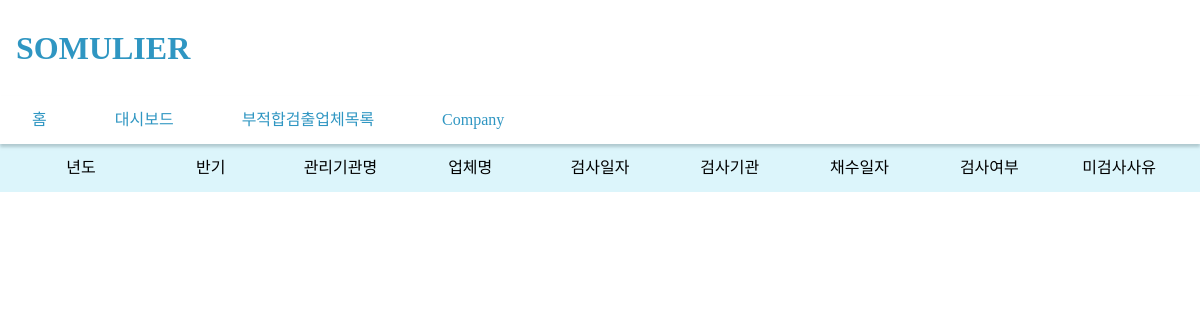
The page /reports/ on the database as committed earlier.
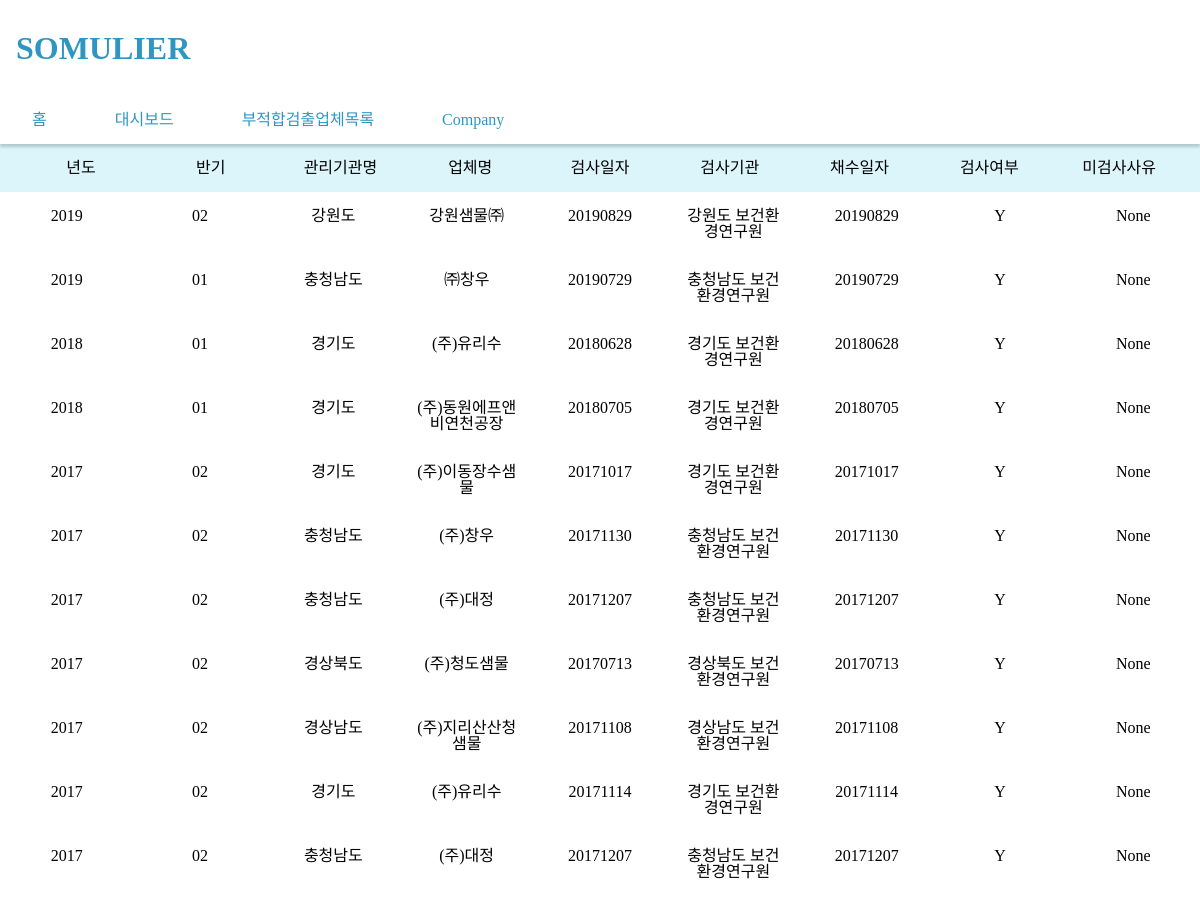
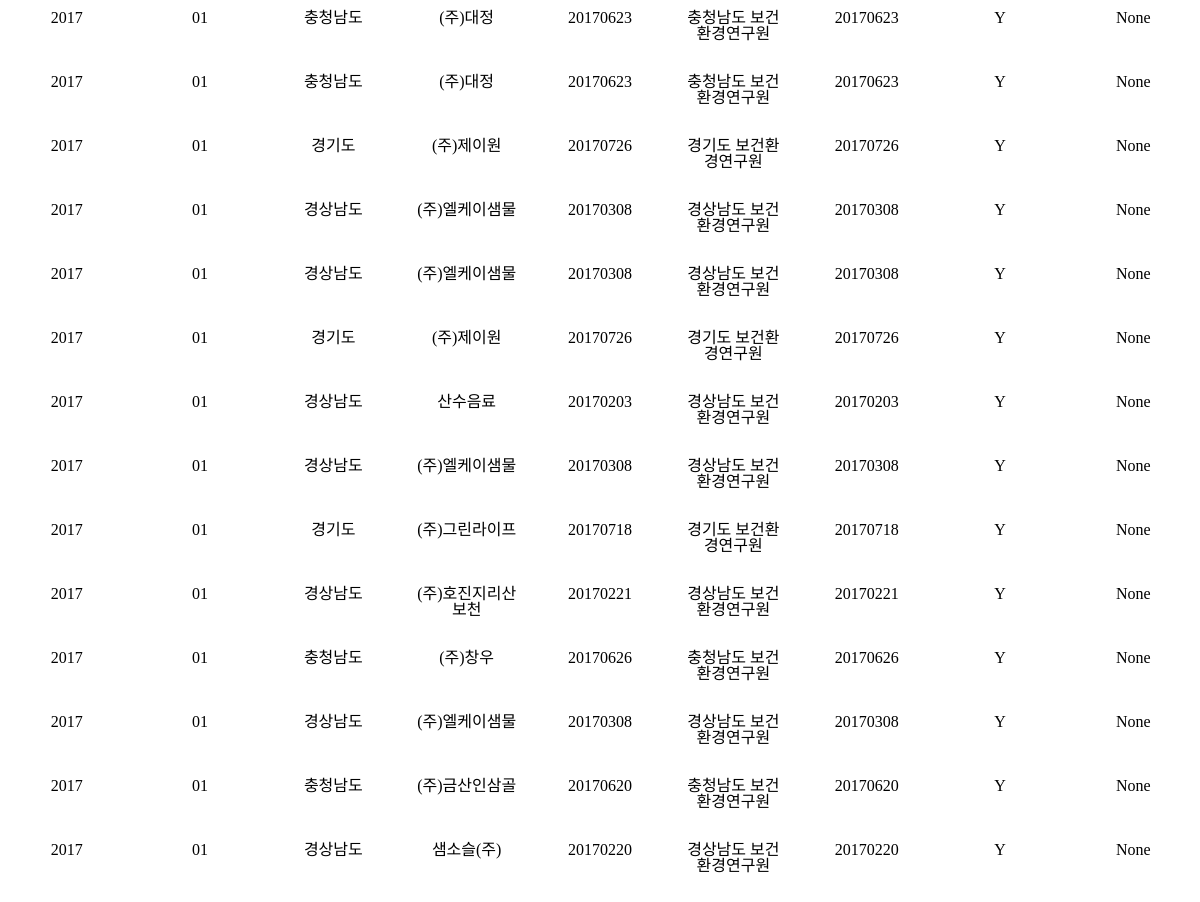
The same page on the database as committed later (2 pictures, top to bottom).
### main/models.py (models this page shows)
class allDB(models.Model):
    year = models.CharField(max_length=100 ,null=True, blank=True)
    ht = models.CharField(max_length=100 ,null=True, blank=True)
    mgc = models.CharField(max_length=100 ,null=True, blank=True)
    entrpsNm = models.CharField(max_length=100 ,null=True, blank=True)
    wellNm = models.CharField(max_length=100 ,null=True, blank=True)
    chckAt = models.CharField(max_length=100 ,null=True, blank=True)
    unchckPrvonsh = models.CharField(max_length=100 ,null=True, blank=True)
    chckDe = models.CharField(max_length=100 ,null=True, blank=True)
    chckInstt = models.CharField(max_length=100 ,null=True, blank=True)
    wtrsmpleDe = models.CharField(max_length=100 ,null=True, blank=True)
    pcbacValue = models.CharField(max_length=100 ,null=True, blank=True)
    pcbacStbltAt = models.CharField(max_length=100 ,null=True, blank=True)
    msbacValue = models.CharField(max_length=100 ,null=True, blank=True)
    msbacStbltAt = models.CharField(max_length=100 ,null=True, blank=True)
    tcoliValue = models.CharField(max_length=100 ,null=True, blank=True)
    tcoliStbltAt = models.CharField(max_length=100 ,null=True, blank=True)
    fcstrValue = models.CharField(max_length=100 ,null=True, blank=True)
    fcstrStbltAt = models.CharField(max_length=100 ,null=True, blank=True)
    psaerValue = models.CharField(max_length=100 ,null=True, blank=True)
    psaerStbltAt = models.CharField(max_length=100 ,null=True, blank=True)
    smnlaValue = models.CharField(max_length=100 ,null=True, blank=True)
    smnlaStbltAt = models.CharField(max_length=100 ,null=True, blank=True)
    shglaValue = models.CharField(max_length=100 ,null=True, blank=True)
    shglaStbltAt = models.CharField(max_length=100 ,null=True, blank=True)
    sfsraValue = models.CharField(max_length=100 ,null=True, blank=True)
    sfsraStbltAt = models.CharField(max_length=100 ,null=True, blank=True)
    pbValue = models.CharField(max_length=100 ,null=True, blank=True)
    pbStbltAt = models.CharField(max_length=100 ,null=True, blank=True)
    flrnValue = models.CharField(max_length=100 ,null=True, blank=True)
    flrnStbltAt = models.CharField(max_length=100 ,null=True, blank=True)
    asValue = models.CharField(max_length=100 ,null=True, blank=True)
    asStbltAt = models.CharField(max_length=100 ,null=True, blank=True)
    slnumValue = models.CharField(max_length=100 ,null=True, blank=True)
    slnumStbltAt = models.CharField(max_length=100 ,null=True, blank=True)
    mrcValue = models.CharField(max_length=100 ,null=True, blank=True)
    mrcStbltAt = models.CharField(max_length=100 ,null=True, blank=True)
    cynValue = models.CharField(max_length=100 ,null=True, blank=True)
    cynStbltAt = models.CharField(max_length=100 ,null=True, blank=True)
    crValue = models.CharField(max_length=100 ,null=True, blank=True)
    crStbltAt = models.CharField(max_length=100 ,null=True, blank=True)
    nh4nValue = models.CharField(max_length=100 ,null=True, blank=True)
    nh4nStbltAt = models.CharField(max_length=100 ,null=True, blank=True)
    no3nValue = models.CharField(max_length=100 ,null=True, blank=True)
    no3nStbltAt = models.CharField(max_length=100 ,null=True, blank=True)
    cdmmValue = models.CharField(max_length=100 ,null=True, blank=True)
    cdmmStbltAt = models.CharField(max_length=100 ,null=True, blank=True)
    boronValue = models.CharField(max_length=100 ,null=True, blank=True)
    boronStbltAt = models.CharField(max_length=100 ,null=True, blank=True)
    phnlValue = models.CharField(max_length=100 ,null=True, blank=True)
    phnlStbltAt = models.CharField(max_length=100 ,null=True, blank=True)
    diaznValue = models.CharField(max_length=100 ,null=True, blank=True)
    diaznStbltAt = models.CharField(max_length=100 ,null=True, blank=True)
    prtoValue = models.CharField(max_length=100 ,null=True, blank=True)
    prtoStbltAt = models.CharField(max_length=100 ,null=True, blank=True)
    fntrtoValue = models.CharField(max_length=100 ,null=True, blank=True)
    fntrtoStbltAt = models.CharField(max_length=100 ,null=True, blank=True)
    cbrylValue = models.CharField(max_length=100 ,null=True, blank=True)
    cbrylStbltAt = models.CharField(max_length=100 ,null=True, blank=True)
    trch111Value = models.CharField(max_length=100 ,null=True, blank=True)
    trch111StbltAt = models.CharField(max_length=100 ,null=True, blank=True)
    ttcelValue = models.CharField(max_length=100 ,null=True, blank=True)
    ttcelStbltAt = models.CharField(max_length=100 ,null=True, blank=True)
    tceValue = models.CharField(max_length=100 ,null=True, blank=True)
    tceStbltAt = models.CharField(max_length=100 ,null=True, blank=True)
    dcmValue = models.CharField(max_length=100 ,null=True, blank=True)
    dcmStbltAt = models.CharField(max_length=100 ,null=True, blank=True)
    c6h6Value = models.CharField(max_length=100 ,null=True, blank=True)
    c6h6StbltAt = models.CharField(max_length=100 ,null=True, blank=True)
    tlnValue = models.CharField(max_length=100 ,null=True, blank=True)
    tlnStbltAt = models.CharField(max_length=100 ,null=True, blank=True)
    chchValue = models.CharField(max_length=100 ,null=True, blank=True)
    chchStbltAt = models.CharField(max_length=100 ,null=True, blank=True)
    zylnValue = models.CharField(max_length=100 ,null=True, blank=True)
    zylnStbltAt = models.CharField(max_length=100 ,null=True, blank=True)
    dch11Value = models.CharField(max_length=100 ,null=True, blank=True)
    dch11StbltAt = models.CharField(max_length=100 ,null=True, blank=True)
    cbttcValue = models.CharField(max_length=100 ,null=True, blank=True)
    cbttcStbltAt = models.CharField(max_length=100 ,null=True, blank=True)
    db12ch3Value = models.CharField(max_length=100 ,null=True, blank=True)
    db12ch3StbltAt = models.CharField(max_length=100 ,null=True, blank=True)
    diox14Value = models.CharField(max_length=100 ,null=True, blank=True)
    diox14StbltAt = models.CharField(max_length=100 ,null=True, blank=True)
    ppconValue = models.CharField(max_length=100 ,null=True, blank=True)
    ppconStbltAt = models.CharField(max_length=100 ,null=True, blank=True)
    smellValue = models.CharField(max_length=100 ,null=True, blank=True)
    smellStbltAt = models.CharField(max_length=100 ,null=True, blank=True)
    copprValue = models.CharField(max_length=100 ,null=True, blank=True)
    copprStbltAt = models.CharField(max_length=100 ,null=True, blank=True)
    chmaValue = models.CharField(max_length=100 ,null=True, blank=True)
    chmaStbltAt = models.CharField(max_length=100 ,null=True, blank=True)
    anosurValue = models.CharField(max_length=100 ,null=True, blank=True)
    anosurStbltAt = models.CharField(max_length=100 ,null=True, blank=True)
    phValue = models.CharField(max_length=100 ,null=True, blank=True)
    phStbltAt = models.CharField(max_length=100 ,null=True, blank=True)
    zincValue = models.CharField(max_length=100 ,null=True, blank=True)
    zincStbltAt = models.CharField(max_length=100 ,null=True, blank=True)
    chloionValue = models.CharField(max_length=100 ,null=True, blank=True)
    chloionStbltAt = models.CharField(max_length=100 ,null=True, blank=True)
    turValue = models.CharField(max_length=100 ,null=True, blank=True)
    turStbltAt = models.CharField(max_length=100 ,null=True, blank=True)
    slftionValue = models.CharField(max_length=100 ,null=True, blank=True)
    slftionStbltAt = models.CharField(max_length=100 ,null=True, blank=True)
    almnmValue = models.CharField(max_length=100 ,null=True, blank=True)
    almnmStbltAt = models.CharField(max_length=100 ,null=True, blank=True)

### main/views.py (the view)
# urls.py: path('reports/', views.reports, name="reports"),
def reports(request):
    datas = allDB.objects.filter(
        Q(pcbacStbltAt='N')|
        Q(msbacStbltAt='N')|
        Q(tcoliStbltAt='N')|
        Q(fcstrStbltAt='N')|
        Q(psaerStbltAt='N')|
        Q(smnlaStbltAt='N')|
        Q(shglaStbltAt='N')|
        Q(sfsraStbltAt='N')|
        Q(pbStbltAt='N')|
        Q(flrnStbltAt='N')|
        Q(asStbltAt='N')|
        Q(slnumStbltAt='N')|
        Q(mrcStbltAt='N')|
        Q(cynStbltAt='N')|
        Q(crStbltAt='N')|
        Q(nh4nStbltAt='N')|
        Q(no3nStbltAt='N')|
        Q(cdmmStbltAt='N')|
        Q(boronStbltAt='N')|
        Q(phnlStbltAt='N')|
        Q(diaznStbltAt='N')|
        Q(prtoStbltAt='N')|
        Q(fntrtoStbltAt='N')|
        Q(cbrylStbltAt='N')|
        Q(trch111StbltAt='N')|
        Q(ttcelStbltAt='N')|
        Q(tceStbltAt='N')|
        Q(dcmStbltAt='N')|
        Q(c6h6StbltAt='N')|
        Q(tlnStbltAt='N')|
        Q(chchStbltAt='N')|
        Q(zylnStbltAt='N')|
        Q(dch11StbltAt='N')|
        Q(cbttcStbltAt='N')|
        Q(db12ch3StbltAt='N')|
        Q(diox14StbltAt='N')|
        Q(ppconStbltAt='N')|
        Q(smellStbltAt='N')|
        Q(copprStbltAt='N')|
        Q(chmaStbltAt='N')|
        Q(anosurStbltAt='N')|
        Q(phStbltAt='N')|
        Q(zincStbltAt='N')|
        Q(chloionStbltAt='N')|
        Q(turStbltAt='N')|
        Q(slftionStbltAt='N')|
        Q(almnmStbltAt='N')).order_by("-year", "-ht")
    context = {
        'datas': datas,
    }
    return render(request, "reports/reports.html", context)

### templates/reports/reports.html
{% extends 'base.html' %}
{% load static %}
{% block content %}
    <div class="grid-header">
        <div class="items">년도</div>
        <div class="items">반기</div>
        <div class="items">관리기관명</div>
        <div class="items">업체명</div>
        <div class="items">검사일자</div>
        <div class="items">검사기관</div>
        <div class="items">채수일자</div>
        <div class="items">검사여부</div>
        <div class="items">미검사사유</div>
    </div>
    <div class="tableset">
    {% for data in datas %}
        <div class="grid-rows">
        <div class="items">{{ data.year }}</div>
        <div class="items">{{ data.ht }}</div>
        <div class="items">{{ data.mgc }}</div>
        <div class="items">{{ data.entrpsNm }}</div>
        <div class="items">{{ data.chckDe }}</div>
        <div class="items">{{ data.chckInstt }}</div>
        <div class="items">{{ data.wtrsmpleDe }}</div>
        <div class="items">{{ data.chckAt }}</div>
        <div class="items">{{ data.unchckPrvonsh }}</div>
        </div>
    {% endfor %}
    </div>
{% endblock %}

### templates/base.html (shortened to what this page needs)
{% load static %}
<!doctype html>
<html lang="en">
<head>
    <link href="{% static 'css/style.css' %}" rel="stylesheet" type="text/css">
</head>
<body>
{% include 'navbar.html' %}
{% block content %}
{% endblock %}
</body>
</html>

### templates/navbar.html (shortened to what this page needs)
<header>
    <h1>SOMULIER</h1>
</header>
<nav>
    <ul>
        <li><a href="{% url 'main:index' %}">홈</a></li>
        <li><a href="{% url 'main:dashboard' %}">대시보드</a></li>
        <li><a href="{% url 'main:reports' %}">부적합검출업체목록</a></li>
        <li><a href="{% url 'main:company' %}">Company</a></li>
    </ul>
</nav>

### static/css/style.css (style rules this page uses)
:root { --primary-font-color : #2f96c2; }
html, body, div, span, applet, object, iframe, h1, h2, h3, h4, h5, h6, p, blockquote, pre, a, abbr, acronym, address, big, cite, code, del, dfn, em, img, ins, kbd, q, s, samp, small, strike, strong, sub, sup, tt, var, b, u, i, center, dl, dt, dd, ol, ul, li, fieldset, form, label, legend, table, caption, tbody, tfoot, thead, tr, th, td, article, aside, canvas, details, embed, figure, figcaption, footer, header, hgroup, menu, nav, output, ruby, section, summary, time, mark, audio, video { margin: 0; padding: 0; border: 0; font-size: 100%; font: inherit; vertical-align: baseline; }
article, aside, details, figcaption, figure, footer, header, hgroup, menu, nav, section { display: block; }
body { line-height: 1; }
ol, ul { list-style: none; }
body { width : 100%; }
header { margin : 1rem auto; width : 100%; }
header h1 { display: inline-block; font-size : 2rem; font-weight : 600; padding-left : 1rem; padding-top : 1rem; padding-bottom : 1rem; color : var(--primary-font-color); }
nav { width : 100%; padding-top : 1rem; padding-bottom : 1rem; box-shadow : 0rem 3px 3px 0 rgba(128, 128, 128, 0.46); }
nav ul li { display: inline-block; }
nav ul li a { padding : 1rem 2rem 1rem 2rem; width : 100%; height : 100%; text-decoration: none; color : var(--primary-font-color); }
.tableset { text-align :center; height : calc(100vh - 13rem); overflow-y: auto; }
.grid-rows { display : grid; grid-template-columns: repeat(9, 1fr); grid-template-rows: 1fr; }
.tableset .items { padding : 1rem; }
.grid-header { display : grid; padding : 1rem; grid-template-columns: repeat(9, 1fr); grid-template-rows: 1fr; text-align: center; background: rgba(106, 212, 236, 0.23); }

Rows that differ between the two databases and show on the page:
added allDB: year "2019", ht "02", mgc "강원도", entrpsNm "강원샘물㈜", chckDe "20190829", chckInstt "강원도 보건환경연구원", wtrsmpleDe "20190829", chckAt "Y", unchckPrvonsh "None"
added allDB: year "2019", ht "01", mgc "충청남도", entrpsNm "㈜창우", chckDe "20190729", chckInstt "충청남도 보건환경연구원", wtrsmpleDe "20190729", chckAt "Y", unchckPrvonsh "None"
added allDB: year "2018", ht "01", mgc "경기도", entrpsNm "(주)유리수", chckDe "20180628", chckInstt "경기도 보건환경연구원", wtrsmpleDe "20180628", chckAt "Y", unchckPrvonsh "None"
added allDB: year "2018", ht "01", mgc "경기도", entrpsNm "(주)동원에프앤비연천공장", chckDe "20180705", chckInstt "경기도 보건환경연구원", wtrsmpleDe "20180705", chckAt "Y", unchckPrvonsh "None"
added allDB: year "2017", ht "02", mgc "경기도", entrpsNm "(주)이동장수샘물", chckDe "20171017", chckInstt "경기도 보건환경연구원", wtrsmpleDe "20171017", chckAt "Y", unchckPrvonsh "None"
added allDB: year "2017", ht "02", mgc "충청남도", entrpsNm "(주)창우", chckDe "20171130", chckInstt "충청남도 보건환경연구원", wtrsmpleDe "20171130", chckAt "Y", unchckPrvonsh "None"
added allDB: year "2017", ht "02", mgc "충청남도", entrpsNm "(주)대정", chckDe "20171207", chckInstt "충청남도 보건환경연구원", wtrsmpleDe "20171207", chckAt "Y", unchckPrvonsh "None"
added allDB: year "2017", ht "02", mgc "경상북도", entrpsNm "(주)청도샘물", chckDe "20170713", chckInstt "경상북도 보건환경연구원", wtrsmpleDe "20170713", chckAt "Y", unchckPrvonsh "None"
added allDB: year "2017", ht "02", mgc "경상남도", entrpsNm "(주)지리산산청샘물", chckDe "20171108", chckInstt "경상남도 보건환경연구원", wtrsmpleDe "20171108", chckAt "Y", unchckPrvonsh "None"
added allDB: year "2017", ht "02", mgc "경기도", entrpsNm "(주)유리수", chckDe "20171114", chckInstt "경기도 보건환경연구원", wtrsmpleDe "20171114", chckAt "Y", unchckPrvonsh "None"
added allDB: year "2017", ht "02", mgc "충청남도", entrpsNm "(주)대정", chckDe "20171207", chckInstt "충청남도 보건환경연구원", wtrsmpleDe "20171207", chckAt "Y", unchckPrvonsh "None"
added allDB: year "2017", ht "01", mgc "충청남도", entrpsNm "(주)대정", chckDe "20170623", chckInstt "충청남도 보건환경연구원", wtrsmpleDe "20170623", chckAt "Y", unchckPrvonsh "None"
added allDB: year "2017", ht "01", mgc "충청남도", entrpsNm "(주)대정", chckDe "20170623", chckInstt "충청남도 보건환경연구원", wtrsmpleDe "20170623", chckAt "Y", unchckPrvonsh "None"
added allDB: year "2017", ht "01", mgc "경기도", entrpsNm "(주)제이원", chckDe "20170726", chckInstt "경기도 보건환경연구원", wtrsmpleDe "20170726", chckAt "Y", unchckPrvonsh "None"
added allDB: year "2017", ht "01", mgc "경상남도", entrpsNm "(주)엘케이샘물", chckDe "20170308", chckInstt "경상남도 보건환경연구원", wtrsmpleDe "20170308", chckAt "Y", unchckPrvonsh "None"
added allDB: year "2017", ht "01", mgc "경상남도", entrpsNm "(주)엘케이샘물", chckDe "20170308", chckInstt "경상남도 보건환경연구원", wtrsmpleDe "20170308", chckAt "Y", unchckPrvonsh "None"
added allDB: year "2017", ht "01", mgc "경기도", entrpsNm "(주)제이원", chckDe "20170726", chckInstt "경기도 보건환경연구원", wtrsmpleDe "20170726", chckAt "Y", unchckPrvonsh "None"
added allDB: year "2017", ht "01", mgc "경상남도", entrpsNm "산수음료", chckDe "20170203", chckInstt "경상남도 보건환경연구원", wtrsmpleDe "20170203", chckAt "Y", unchckPrvonsh "None"
added allDB: year "2017", ht "01", mgc "경상남도", entrpsNm "(주)엘케이샘물", chckDe "20170308", chckInstt "경상남도 보건환경연구원", wtrsmpleDe "20170308", chckAt "Y", unchckPrvonsh "None"
added allDB: year "2017", ht "01", mgc "경기도", entrpsNm "(주)그린라이프", chckDe "20170718", chckInstt "경기도 보건환경연구원", wtrsmpleDe "20170718", chckAt "Y", unchckPrvonsh "None"
added allDB: year "2017", ht "01", mgc "경상남도", entrpsNm "(주)호진지리산보천", chckDe "20170221", chckInstt "경상남도 보건환경연구원", wtrsmpleDe "20170221", chckAt "Y", unchckPrvonsh "None"
added allDB: year "2017", ht "01", mgc "충청남도", entrpsNm "(주)창우", chckDe "20170626", chckInstt "충청남도 보건환경연구원", wtrsmpleDe "20170626", chckAt "Y", unchckPrvonsh "None"
added allDB: year "2017", ht "01", mgc "경상남도", entrpsNm "(주)엘케이샘물", chckDe "20170308", chckInstt "경상남도 보건환경연구원", wtrsmpleDe "20170308", chckAt "Y", unchckPrvonsh "None"
added allDB: year "2017", ht "01", mgc "충청남도", entrpsNm "(주)금산인삼골", chckDe "20170620", chckInstt "충청남도 보건환경연구원", wtrsmpleDe "20170620", chckAt "Y", unchckPrvonsh "None"
added allDB: year "2017", ht "01", mgc "경상남도", entrpsNm "샘소슬(주)", chckDe "20170220", chckInstt "경상남도 보건환경연구원", wtrsmpleDe "20170220", chckAt "Y", unchckPrvonsh "None"
